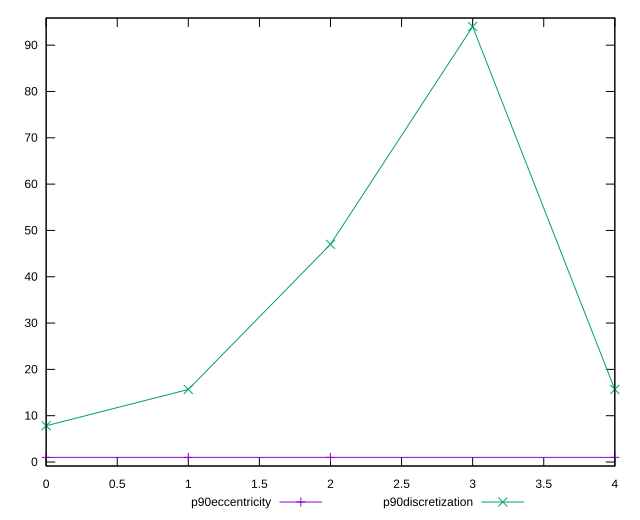

Generate this figure with gnuplot:
reset

$p90Eccentricity <<EOF
0 0.9999999999999987
1 0.9999999999999989
2 0.9999999999999974
4 1.0000000000000016
EOF

$p90Discretization <<EOF
0 7.833333333333333
1 15.666666666666666
2 47
3 94
4 15.666666666666666
EOF

set key outside below
set xrange [0:4]
set yrange [-0.8600000000000027:95.86]
set trange [-0.8600000000000027:95.86]
set terminal svg size 640, 520 enhanced background rgb 'white'
set output "report_00015_2021-02-09T16-11-33.973Z/unminified-javascript/progression/eccentricity.svg"

plot $p90Eccentricity title "p90eccentricity" with linespoints, \
     $p90Discretization title "p90discretization" with linespoints

reset
